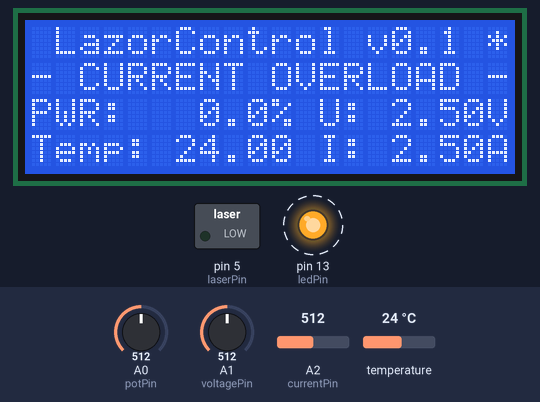
A sketch run on a simulated Arduino Uno, built with avr-gcc and run on an emulated ATmega328P. Shown: 20×4 character LCD, switched loads named in the sketch (green lamp = pin HIGH), output pins drawn as LEDs (lit = HIGH). Dashed ring = blinking. The test bench sets the inputs (shaded band); at power-on: temperature 24 °C, A1 (voltagePin) = 512, A2 (currentPin) = 512, A0 (potPin) = 512. What the sketch prints to the serial monitor is not drawn.

Above: at 2.8 s.
3.9 s: temperature set to 12 °C
At 4.7 s:
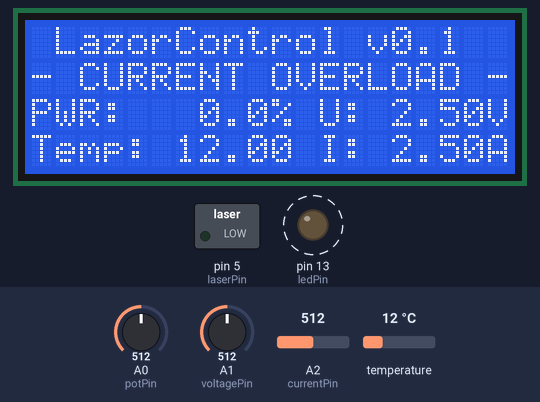
6.3 s: A1 (voltagePin) set to 716
At 7.3 s:
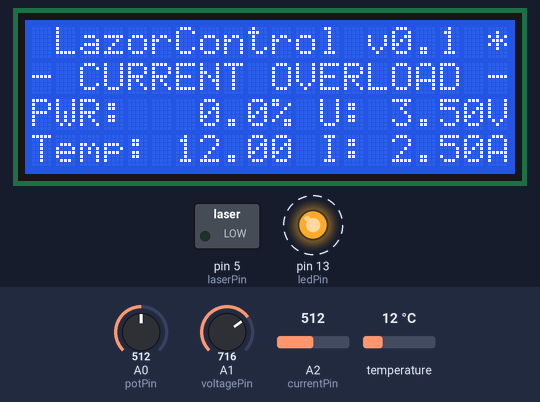
8.3 s: A2 (currentPin) set to 716
At 8.8 s:
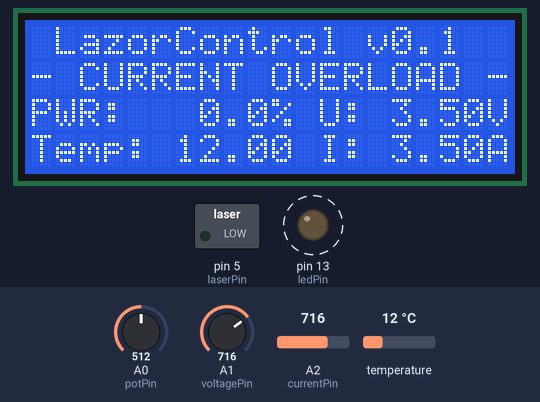
10.4 s: temperature set to 19 °C
At 11.4 s:
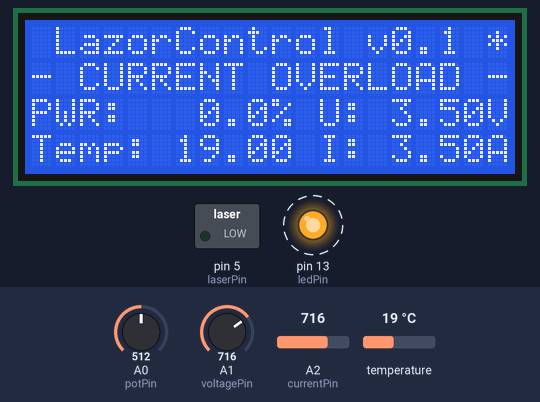
12.5 s: A1 (voltagePin) set to 992
At 13.5 s:
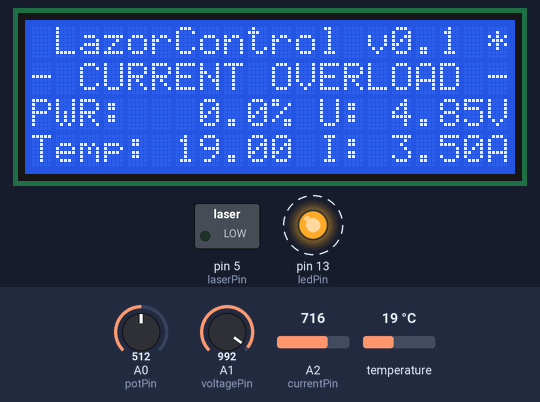
14.5 s: A2 (currentPin) set to 992
At 15.4 s:
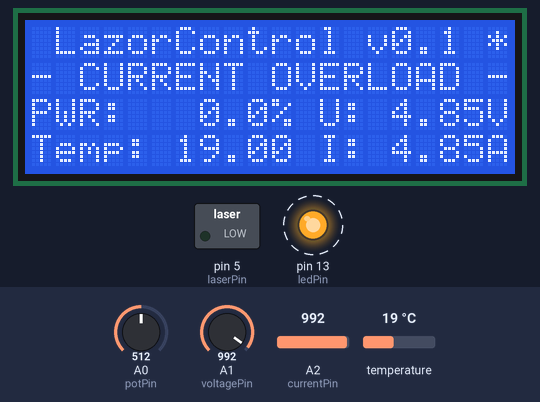
Timing chart, 0 to 17.6 s (numbered marks = the images above; inputs shaded):
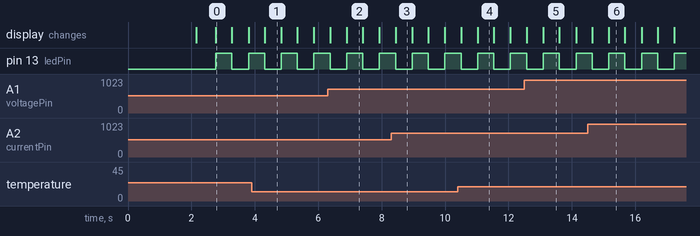

The sketch:

LazorControl.ino
```cpp
#include <Wire.h>
#include <LiquidCrystal_I2C.h>
#include <OneWire.h>

#define maxTemp 30
#define coolTemp 20
#define minTemp 10
#define maxCurrent 2.00

#define tempPin 2
#define coolingPin 3
#define cancelButton 4
#define laserPin 5
#define ledPin 13
#define potPin A0
#define voltagePin A1
#define currentPin A2
#define inputVoltagePin A3

unsigned char err = 0;

unsigned long currentTime = 0;

float laserVoltage = 0;
float laserCurrent = 0;
float laserTemp = 0;

unsigned long valueTime = 0;
unsigned long valueDelay = 500; //write values to LCD
unsigned int potValue = 0;
unsigned char laserPower;

unsigned int cursorDelay = 500;
unsigned long cursorTime = 0;
byte cursorState = LOW;

unsigned int ledDelay = 500;
unsigned long ledTime = 0;
byte ledState = LOW;

unsigned long debugTime = 0;
unsigned int debugDelay = 1000;

LiquidCrystal_I2C lcd(0x27, 2, 1, 0, 4, 5, 6, 7, 3, POSITIVE);
OneWire ds(tempPin);

void setup(){
  //----------------------- init
  Serial.begin(19200);
  Serial.println("Initiating, please wait...");
  Serial.println("-------------------------");
  analogWrite(laserPin, 0);
  pinMode(ledPin, OUTPUT);
  pinMode(cancelButton, INPUT);
  lcd.begin(20,4);
  lcd.backlight();
  lcd.clear();
  //----------------------- start screen
  lcd.setCursor(0,0);
  lcd.print("--------------------");
  lcd.setCursor(0,1);
  lcd.print("--- LazorControl ---");
  lcd.setCursor(0,2);
  lcd.print("---     v0.1     ---");
  lcd.setCursor(0,3);
  lcd.print("--------------------");
  delay(2000);
  lcd.clear();
  delay(500);
  lcd.setCursor(1,0);
  lcd.print("LazorControl v0.1");
  lcd.setCursor(0,1);
  lcd.print("--------------------");
  lcd.setCursor(0,2);
  lcd.print("PWR:");
  lcd.setCursor(0,3);
  lcd.print("Temp:");
}


void loop(){
//--------------------------------- loop begin
  laserTemp = getTemp();
  if( laserTemp > maxTemp ) err=1;    //thermal protection
  if( (analogRead(currentPin)/204.6) > maxCurrent) err=2;    //current protection

  potValue = analogRead(potPin);
  if(!err){
    laserPower = potValue/4;
  }else{
    laserPower = 0 ;
  }
  lcd.setCursor(0,1);
  switch(err){
    case 0:
      lcd.print("--------------------");
      break;
    case 1:
      lcd.print("- THERMAL OVERLOAD -");
      if(laserTemp<coolTemp) err=0;
      break;
    case 2:
      lcd.print("- CURRENT OVERLOAD -");
      if(analogRead(potValue)<10) err=0;
      laserPower = 0;
      break;
    default: break;
  }
  analogWrite(laserPin, laserPower);
  currentTime = millis();

  laserVoltage = analogRead(A1);
  laserCurrent = analogRead(A2);

//--------------------------------- cursor blink
  if (cursorTime < currentTime ){
    lcd.setCursor(19,0);
    if (cursorState) {
      lcd.print(" ");
      cursorState = LOW;
    } else {
      lcd.print("*");
      cursorState = HIGH;
    }
    cursorTime = currentTime + cursorDelay;
  }

//--------------------------------- write values on LCD
  if (valueTime < currentTime ){
    //-------------------- write power
    lcd.setCursor(5,2);
    float lcdTemp = laserPower/2.55; //temporary to percent
    if(lcdTemp<100) lcd.print(" ");
    if(lcdTemp<10) lcd.print(" ");
    lcd.print(lcdTemp);
    lcd.setCursor(10, 2);
    lcd.print("%");
    //-------------------- write temp
    lcd.setCursor(6,3);
    if(laserTemp == -1000){
      lcd.print("----- ");
    }else{
      if(laserTemp<10) lcd.print(" ");
      lcd.print(laserTemp);
    }
    //-------------------- write voltage
    lcd.setCursor(12,2);
    lcd.print("U: ");
    if( analogRead(voltagePin) > 1015 ){
      lcd.print("OL  ");
    }else{
      laserVoltage = analogRead(voltagePin)/204.6;
      lcd.print(laserVoltage);
    }
    lcd.print("V");
    //-------------------- write current
    lcd.setCursor(12,3);
    lcd.print("I: ");
    if( analogRead(currentPin) > 1015 ){
      lcd.print("OL  ");
    }else{
      laserCurrent = analogRead(currentPin)/204.6;
      lcd.print(laserCurrent);
    }
    lcd.print("A");

    valueTime = currentTime + valueDelay;
  }

//--------------------------------- LED blink
  if(ledTime < currentTime){
    if(ledState){
      ledState = LOW;
    }else{
      ledState = HIGH;
    }
    digitalWrite(ledPin, ledState);
    ledTime = currentTime + ledDelay;
  }

//--------------------------------- debug - pritn values on serial

if(debugTime < currentTime){
    Serial.print("Input pot.:    ");
    Serial.println(potValue);
    Serial.print("Output power:  ");
    Serial.println(laserPower);
    Serial.print("Laser voltage: ");
    Serial.println((int)laserVoltage);
    Serial.print("Laser current: ");
    Serial.println((int)laserCurrent);
    Serial.print("LED temp.:     ");
    if(laserTemp == -1000){
      Serial.println("N/A");
    }else{
      Serial.println(laserTemp);
    }
    Serial.print("Current error: ");
    Serial.print(err);
    switch(err){
      case 0: Serial.println("  OK"); break;
      case 1: Serial.println("  Thermal overload"); break;
      case 2: Serial.println("  Current overload"); break;
      default: break;
    }
    Serial.print("Current time:  ");
    Serial.println(currentTime);
    Serial.println("-------------------------");

    debugTime = currentTime + debugDelay;
  }


//--------------------------------- end of loop
}

float getTemp(){

  byte data[12];
  byte addr[8];

  if ( !ds.search(addr)) {
    ds.reset_search();
    return -1000;
  }

  if ( OneWire::crc8( addr, 7) != addr[7]) {
    Serial.println("CRC is not valid!");
    return -1000;
  }

  if ( addr[0] != 0x10 && addr[0] != 0x28) {
    Serial.print("Device is not recognized");
    return -1000;
  }

  ds.reset();
  ds.select(addr);
  ds.write(0x44,1);
  byte present = ds.reset();
  ds.select(addr);
  ds.write(0xBE);
  for (int i = 0; i < 9; i++) { // potřebujeme 9 bytů
    data[i] = ds.read();
  }

  ds.reset_search();

  byte MSB = data[1];
  byte LSB = data[0];

  float tempRead = ((MSB << 8) | LSB);
  float TemperatureSum = tempRead / 16;

  return TemperatureSum;
}
```

Measured:
- after the input at 3.9 s, the display: changes after 0.41 s (image 1)
- after the input at 6.3 s, the display: first changes after 0.07 s (image 2 shows a later state)
- after the input at 8.3 s, the display: changes after 0.14 s (image 3)
- after the input at 10.4 s, the display: first changes after 0.10 s (image 4 shows a later state)
- after the input at 12.5 s, the display: first changes after 0.07 s (image 5 shows a later state)
- after the input at 14.5 s, the display: first changes after 0.14 s (image 6 shows a later state)
- by itself, pin 13 (ledPin): alternates HIGH for 0.51 s and LOW for 0.53 s
